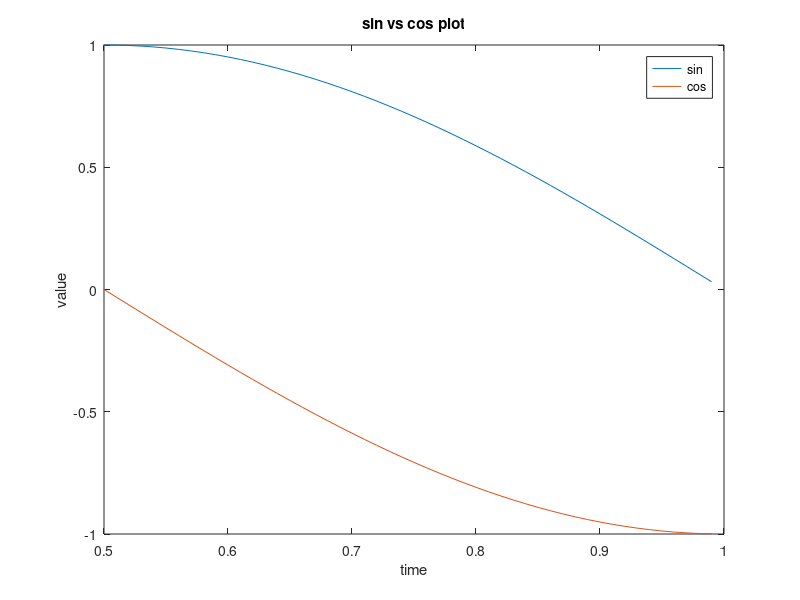

Recreate this plot in MATLAB.
t = [0:0.01:0.99];
y1 = sin(t*pi);
y2 = cos(t*pi);
plot(t,y1)
hold on;
plot(t,y2);
xlabel('time');
ylabel('value');
legend('sin','cos');
title('sin vs cos plot');
axis([0.5 1 -1 1]); % change x axis to 0.5 - 1 and y axis to -1 to 1
print -dpng 'myPlot.png';
% close; % closes the plot window
% clf; % clears the figure

